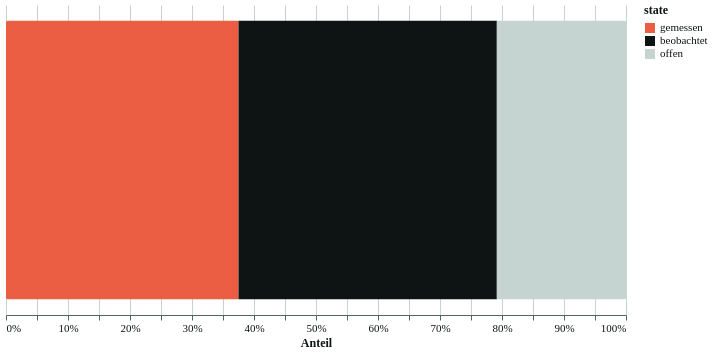

The specification (Vega-Lite) saved for this image:
### Vega-Lite specification from a JSON file in a GitHub repository (floating-point values rounded to 4 significant figures)
{"$schema": "https://vega.github.io/schema/vega-lite/v6.json", "description": "Pixelkiez approved template V12_AUDIT_COVERAGE: Audit-Abdeckung", "usermeta": {"template_id": "V12_AUDIT_COVERAGE", "name": "Audit-Abdeckung", "purpose": "Anteile gemessen/beobachtet/offen", "brand_contract": "pixelkiez-v1"}, "width": 620, "height": 310, "data": {"values": [{"group": "Audit", "state": "gemessen", "count": 18}, {"group": "Audit", "state": "beobachtet", "count": 20}, {"group": "Audit", "state": "offen", "count": 10}]}, "mark": {"type": "bar", "cornerRadius": 2}, "encoding": {"y": {"field": "group", "type": "nominal", "axis": null}, "x": {"field": "count", "type": "quantitative", "stack": "normalize", "axis": {"title": "Anteil", "format": ".0%"}}, "color": {"field": "state", "type": "nominal", "scale": {"domain": ["gemessen", "beobachtet", "offen"], "range": ["#EC5E43", "#0E1414", "#C6D4D1"]}}}, "config": {"background": "#FFFFFF", "font": "Schibsted Grotesk", "title": {"font": "Schibsted Grotesk", "fontSize": 18, "fontWeight": 700, "color": "#0E1414", "anchor": "start"}, "axis": {"labelFont": "IBM Plex Mono", "labelFontSize": 11, "titleFont": "Schibsted Grotesk", "titleFontSize": 12, "labelColor": "#0E1414", "titleColor": "#0E1414", "gridColor": "#C6D4D1", "domainColor": "#566360", "tickColor": "#566360"}, "legend": {"labelFont": "Schibsted Grotesk", "labelFontSize": 11, "titleFont": "Schibsted Grotesk", "titleFontSize": 12, "labelColor": "#0E1414", "titleColor": "#0E1414"}, "view": {"stroke": null}}}
